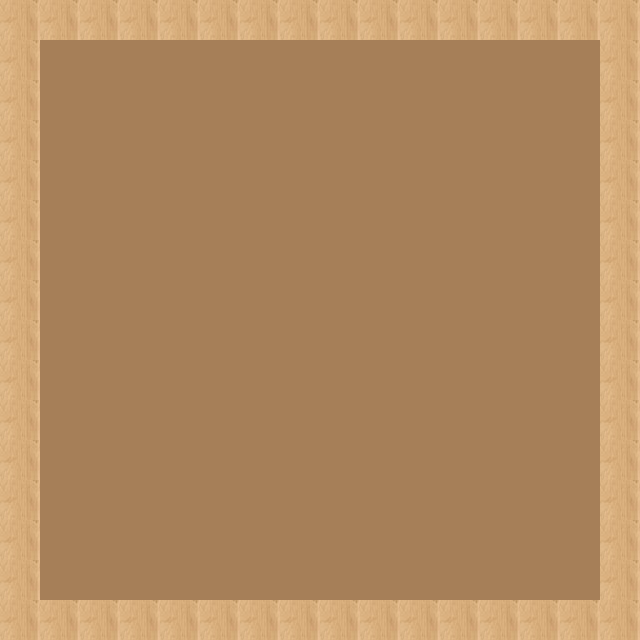

A 2D game scene composited from a Tiled map and its tileset images. What follows is a short description and the map's XML, with each tile layer's data collapsed to a summary:
An orthogonal 16x16 tile map with 40x40 px tiles, 2 tile layers (background, walls), 2 tilesets and 11 objects (playerBirth, enemyBirth1, enemyBirth2, enemyBirth3, enemyBirth4, ...).

<map version="1.0" orientation="orthogonal" renderorder="right-up" width="16" height="16" tilewidth="40" tileheight="40" nextobjectid="49">
 <tileset firstgid="1" name="bg" tilewidth="40" tileheight="40" spacing="1" margin="1" tilecount="1" columns="1">
  <image source="1.jpg" />
 </tileset>
 <tileset firstgid="2" name="round" tilewidth="40" tileheight="40" tilecount="3" columns="1">
  <image source="2.jpg" />
  <tile id="0">
   <properties>
    <property name="Collidable" type="bool" value="true" />
   </properties>
  </tile>
  <tile id="1">
   <properties>
    <property name="Collidable" type="bool" value="true" />
   </properties>
  </tile>
  <tile id="2">
   <properties>
    <property name="Collidable" type="bool" value="true" />
   </properties>
  </tile>
 </tileset>
 <layer name="background" width="16" height="16" visible="1">
  <data>[256 cells, 256 non-empty, 1 distinct tile ids]</data>
 </layer>
 <layer name="walls" width="16" height="16">
  <data>[256 cells, 60 non-empty, 1 distinct tile ids]</data>
 </layer>
 <objectgroup name="elements" visible="0">
  <object id="1" name="playerBirth" x="320" y="560" width="40" height="40">
   <properties>
    <property name="player" type="bool" value="true" />
   </properties>
  </object>
  <object id="4" name="enemyBirth1" x="40" y="280" width="40" height="40" />
  <object id="5" name="enemyBirth2" x="560" y="200" width="40" height="40" />
  <object id="6" name="enemyBirth3" x="200" y="40" width="40" height="40" />
  <object id="7" name="enemyBirth4" x="400" y="40" width="40" height="40" />
  <object id="8" name="gate1" x="0" y="200" width="40" height="40" />
  <object id="9" name="gate2" x="600" y="400" width="40" height="40" />
 </objectgroup>
 <objectgroup name="wall">
  <object id="45" x="1" y="1" width="637" height="37" />
  <object id="46" x="0" y="38" width="38" height="599" />
  <object id="47" x="39" y="600" width="600" height="38" />
  <object id="48" x="601" y="40" width="37" height="560" />
 </objectgroup>
</map>
